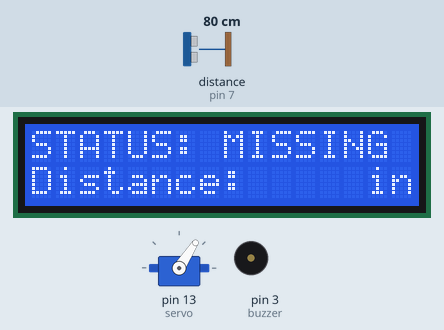
Recording of a sketch running on a simulated Arduino Uno, built with avr-gcc and run on an emulated ATmega328P. Parts: 16×2 character LCD, servo, buzzer (waves = sounding, pin HIGH). Wiring (inferred from the names in the program): ultrasonic range finder: trigger pin 8; echo pin 7. Inputs (shaded band) come from the test bench; at power-on: distance to the obstacle (sensor on pin 7) 80 cm. The echo pulse lasts 58.3 µs per cm; pins used as bus, display or sensor lines are not drawn.

Above: at 1.2 s.
1.3 s: distance to the obstacle (sensor on pin 7) set to 2 cm
At 2.9 s:
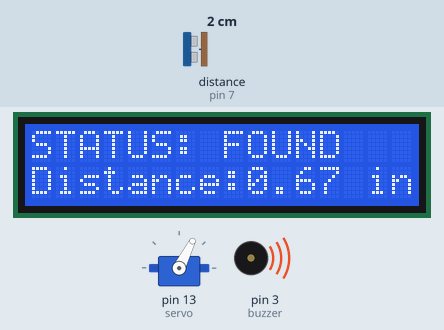
3.0 s: distance to the obstacle (sensor on pin 7) set to 28 cm
4.9 s: distance to the obstacle (sensor on pin 7) set to 32 cm
At 6.6 s:
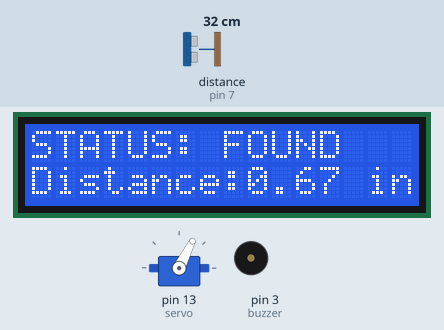
7.9 s: distance to the obstacle (sensor on pin 7) set to 4 cm
At 10.2 s:
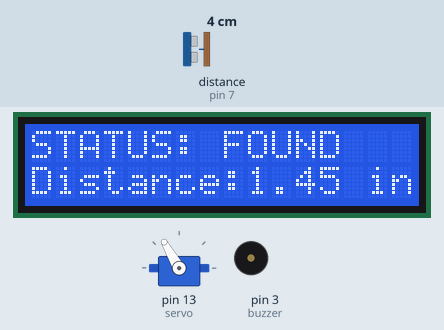
10.6 s: distance to the obstacle (sensor on pin 7) set to 35 cm
At 12.76 s:
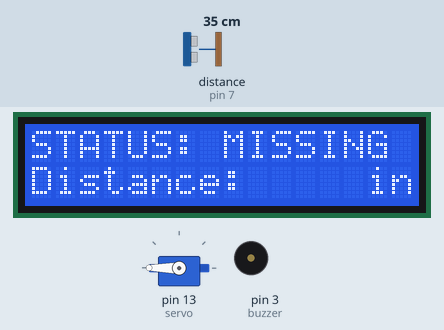
13.6 s: distance to the obstacle (sensor on pin 7) set to 250 cm
Timing chart, 0 to 17.6 s (numbered marks = the images above; inputs shaded):
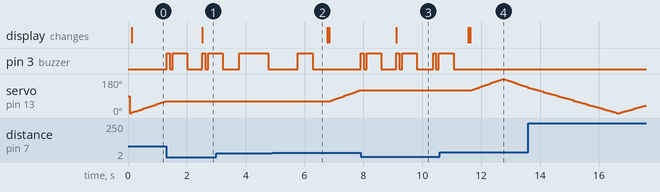

The sketch:

RadarRover.ino
```cpp
#include <Servo.h>
#include <LiquidCrystal.h>

LiquidCrystal lcd(4, 5, 9, 10, 11, 12);
Servo s;

int servo = 13;

int echo = 7;
int trig = 8;

int buzzer = 3;

int maxDistance = 12;

double distance;
long duration;
bool detected;

void setup()
{
  lcd.begin(16, 2);
  lcd.print("STATUS: ");
  lcd.setCursor(0,1);
  lcd.print("Distance:     in");

  s.attach(servo);
  //s.write(90);
  //delay(500);

  pinMode(echo, INPUT);
  pinMode(trig, OUTPUT);
  pinMode(buzzer, OUTPUT);

  digitalWrite(buzzer, LOW);
}


void measure()
{
  digitalWrite(trig, LOW);
  delayMicroseconds(2);
  digitalWrite(trig, HIGH);
  delayMicroseconds(10);
  digitalWrite(trig, LOW);

  duration = pulseIn(echo, HIGH);
  distance = (duration*0.0343)/2; //x = vt, v = 0.0343, speed of sound in cm/microsec
  distance = distance/2.54;

  if(distance > 0 && distance < maxDistance)
  {
    detected = true;
  }
  else
  {
    detected = false;
  }

  if(detected)
  {
    if(distance<4)
    {
      digitalWrite(buzzer, HIGH);
      delay(100);
      digitalWrite(buzzer, LOW);
      delay(100);
    }
    else if(distance >=4 && distance <= 8)
    {
      digitalWrite(buzzer, HIGH);
      delay(500);
      digitalWrite(buzzer, LOW);
      delay(500);
    }
    else if(distance > 8 && distance < maxDistance)
    {
      digitalWrite(buzzer, HIGH);
      delay(1000);
      digitalWrite(buzzer, LOW);
      delay(1000);
    }

    digitalWrite(buzzer, HIGH);
    delay(500);
    digitalWrite(buzzer, LOW);
    delay(500);
    lcd.setCursor(8,0);
    lcd.print("FOUND   ");
    lcd.setCursor(9,1);
    lcd.print(distance);
  }
  else
  {
    lcd.setCursor(8,0);
    lcd.print("MISSING");
    lcd.setCursor(9,1);
    lcd.print("     ");
  }

}
void loop()
{
  for(int i = 0; i <=180; i+=3)
  {
    while(detected)
    {
      measure();
      delay(50);
    }
    s.write(i);
    delay(50);
    measure();
  }
  for(int i = 180; i>= 0; i-=3)
  {
    while(detected)
    {
      measure();
      delay(50);
    }
    s.write(i);
    delay(50);
    measure();
  }
}
```

Measured:
- the behaviour switches between 30 and 31 cm on distance to the obstacle (sensor on pin 7) (found by bisection; images 1 and 2)
- after the input at 1.3 s, pin 3 (buzzer): goes HIGH 0.10 s, LOW 0.10 s, HIGH 0.50 s, LOW 0.50 s, HIGH 0.10 s, LOW 0.10 s, then HIGH, starting at once; servo on pin 13 (servo): stays 63° (without the input it goes to 66° after 0.02 s); the display: changes after 1.2 s (image 1)
- after the input at 4.9 s, pin 3 (buzzer): goes on until 6.3 s, then stays LOW; servo on pin 13 (servo): moves from 63° to 120° over 0.98 s, starting after 2.0 s
- after the input at 7.9 s, pin 3 (buzzer): LOW → HIGH at once, then repeats every 1.2 s: LOW 0.10 s, HIGH 0.50 s, LOW 0.50 s, HIGH 0.10 s; servo on pin 13 (servo): stays 120° (without the input it goes to 123° after 0.01 s); the display: changes after 1.2 s (image 3)
- after the input at 10.6 s, pin 3 (buzzer): goes on until 11.1 s, then stays LOW; servo on pin 13 (servo): rises from 120° to 180° in 1.0 s, then falls to 135° in 0.87 s; the display: first differs from a run without the input after 1.0 s (image 4)
